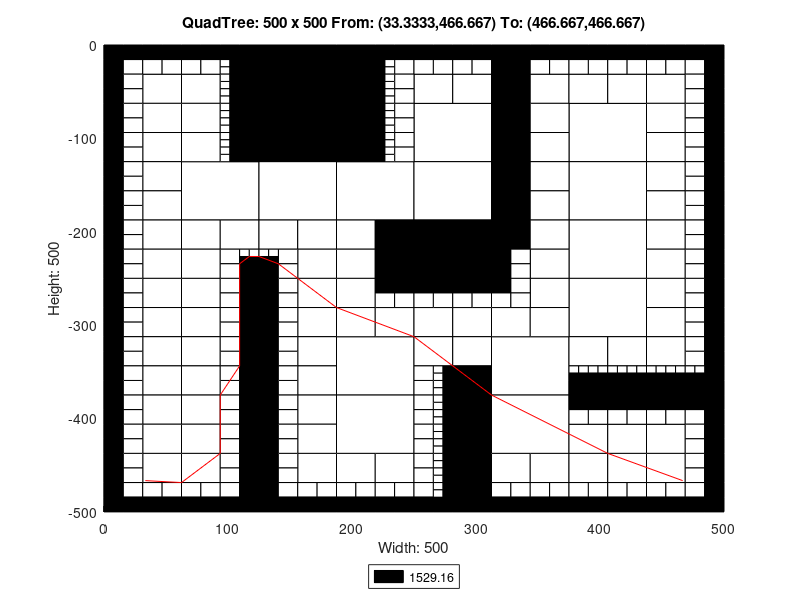

This figure's MATLAB source:
axis([0 500 -500 0]);
title('QuadTree: 500 x 500 From: (33.3333,466.667) To: (466.667,466.667)');
xlabel('Width: 500');
ylabel('Height: 500');
rectangle('Position',[125 -62.5 62.5 62.5], 'FaceColor',[0 0 0]);
rectangle('Position',[125 -125 62.5 62.5], 'FaceColor',[0 0 0]);
rectangle('Position',[62.5 -187.5 62.5 62.5], 'FaceColor',[1 1 1]);
rectangle('Position',[125 -187.5 62.5 62.5], 'FaceColor',[1 1 1]);
rectangle('Position',[187.5 -187.5 62.5 62.5], 'FaceColor',[1 1 1]);
rectangle('Position',[250 -125 62.5 62.5], 'FaceColor',[1 1 1]);
rectangle('Position',[375 -125 62.5 62.5], 'FaceColor',[1 1 1]);
rectangle('Position',[250 -187.5 62.5 62.5], 'FaceColor',[1 1 1]);
rectangle('Position',[250 -250 62.5 62.5], 'FaceColor',[0 0 0]);
rectangle('Position',[375 -187.5 62.5 62.5], 'FaceColor',[1 1 1]);
rectangle('Position',[375 -250 62.5 62.5], 'FaceColor',[1 1 1]);
rectangle('Position',[187.5 -375 62.5 62.5], 'FaceColor',[1 1 1]);
rectangle('Position',[187.5 -437.5 62.5 62.5], 'FaceColor',[1 1 1]);
rectangle('Position',[312.5 -375 62.5 62.5], 'FaceColor',[1 1 1]);
rectangle('Position',[375 -312.5 62.5 62.5], 'FaceColor',[1 1 1]);
rectangle('Position',[312.5 -437.5 62.5 62.5], 'FaceColor',[1 1 1]);
rectangle('Position',[31.25 -62.5 31.25 31.25], 'FaceColor',[1 1 1]);
rectangle('Position',[62.5 -62.5 31.25 31.25], 'FaceColor',[1 1 1]);
rectangle('Position',[31.25 -93.75 31.25 31.25], 'FaceColor',[1 1 1]);
rectangle('Position',[31.25 -125 31.25 31.25], 'FaceColor',[1 1 1]);
rectangle('Position',[62.5 -93.75 31.25 31.25], 'FaceColor',[1 1 1]);
rectangle('Position',[62.5 -125 31.25 31.25], 'FaceColor',[1 1 1]);
rectangle('Position',[187.5 -31.25 31.25 31.25], 'FaceColor',[0 0 0]);
rectangle('Position',[187.5 -62.5 31.25 31.25], 'FaceColor',[0 0 0]);
rectangle('Position',[187.5 -93.75 31.25 31.25], 'FaceColor',[0 0 0]);
rectangle('Position',[187.5 -125 31.25 31.25], 'FaceColor',[0 0 0]);
rectangle('Position',[31.25 -156.25 31.25 31.25], 'FaceColor',[1 1 1]);
rectangle('Position',[31.25 -187.5 31.25 31.25], 'FaceColor',[1 1 1]);
rectangle('Position',[31.25 -218.75 31.25 31.25], 'FaceColor',[1 1 1]);
rectangle('Position',[31.25 -250 31.25 31.25], 'FaceColor',[1 1 1]);
rectangle('Position',[62.5 -218.75 31.25 31.25], 'FaceColor',[1 1 1]);
rectangle('Position',[93.75 -218.75 31.25 31.25], 'FaceColor',[1 1 1]);
rectangle('Position',[62.5 -250 31.25 31.25], 'FaceColor',[1 1 1]);
rectangle('Position',[125 -218.75 31.25 31.25], 'FaceColor',[1 1 1]);
rectangle('Position',[156.25 -218.75 31.25 31.25], 'FaceColor',[1 1 1]);
rectangle('Position',[156.25 -250 31.25 31.25], 'FaceColor',[1 1 1]);
rectangle('Position',[187.5 -218.75 31.25 31.25], 'FaceColor',[1 1 1]);
rectangle('Position',[218.75 -218.75 31.25 31.25], 'FaceColor',[0 0 0]);
rectangle('Position',[187.5 -250 31.25 31.25], 'FaceColor',[1 1 1]);
rectangle('Position',[218.75 -250 31.25 31.25], 'FaceColor',[0 0 0]);
rectangle('Position',[250 -62.5 31.25 31.25], 'FaceColor',[1 1 1]);
rectangle('Position',[281.25 -62.5 31.25 31.25], 'FaceColor',[1 1 1]);
rectangle('Position',[312.5 -31.25 31.25 31.25], 'FaceColor',[0 0 0]);
rectangle('Position',[312.5 -62.5 31.25 31.25], 'FaceColor',[0 0 0]);
rectangle('Position',[343.75 -62.5 31.25 31.25], 'FaceColor',[1 1 1]);
rectangle('Position',[312.5 -93.75 31.25 31.25], 'FaceColor',[0 0 0]);
rectangle('Position',[343.75 -93.75 31.25 31.25], 'FaceColor',[1 1 1]);
rectangle('Position',[312.5 -125 31.25 31.25], 'FaceColor',[0 0 0]);
rectangle('Position',[343.75 -125 31.25 31.25], 'FaceColor',[1 1 1]);
rectangle('Position',[375 -62.5 31.25 31.25], 'FaceColor',[1 1 1]);
rectangle('Position',[406.25 -62.5 31.25 31.25], 'FaceColor',[1 1 1]);
rectangle('Position',[437.5 -62.5 31.25 31.25], 'FaceColor',[1 1 1]);
rectangle('Position',[437.5 -93.75 31.25 31.25], 'FaceColor',[1 1 1]);
rectangle('Position',[437.5 -125 31.25 31.25], 'FaceColor',[1 1 1]);
rectangle('Position',[312.5 -156.25 31.25 31.25], 'FaceColor',[0 0 0]);
rectangle('Position',[343.75 -156.25 31.25 31.25], 'FaceColor',[1 1 1]);
rectangle('Position',[312.5 -187.5 31.25 31.25], 'FaceColor',[0 0 0]);
rectangle('Position',[343.75 -187.5 31.25 31.25], 'FaceColor',[1 1 1]);
rectangle('Position',[312.5 -218.75 31.25 31.25], 'FaceColor',[0 0 0]);
rectangle('Position',[343.75 -218.75 31.25 31.25], 'FaceColor',[1 1 1]);
rectangle('Position',[343.75 -250 31.25 31.25], 'FaceColor',[1 1 1]);
rectangle('Position',[437.5 -156.25 31.25 31.25], 'FaceColor',[1 1 1]);
rectangle('Position',[437.5 -187.5 31.25 31.25], 'FaceColor',[1 1 1]);
rectangle('Position',[437.5 -218.75 31.25 31.25], 'FaceColor',[1 1 1]);
rectangle('Position',[437.5 -250 31.25 31.25], 'FaceColor',[1 1 1]);
rectangle('Position',[31.25 -281.25 31.25 31.25], 'FaceColor',[1 1 1]);
rectangle('Position',[31.25 -312.5 31.25 31.25], 'FaceColor',[1 1 1]);
rectangle('Position',[62.5 -281.25 31.25 31.25], 'FaceColor',[1 1 1]);
rectangle('Position',[62.5 -312.5 31.25 31.25], 'FaceColor',[1 1 1]);
rectangle('Position',[31.25 -343.75 31.25 31.25], 'FaceColor',[1 1 1]);
rectangle('Position',[31.25 -375 31.25 31.25], 'FaceColor',[1 1 1]);
rectangle('Position',[62.5 -343.75 31.25 31.25], 'FaceColor',[1 1 1]);
rectangle('Position',[62.5 -375 31.25 31.25], 'FaceColor',[1 1 1]);
rectangle('Position',[156.25 -281.25 31.25 31.25], 'FaceColor',[1 1 1]);
rectangle('Position',[156.25 -312.5 31.25 31.25], 'FaceColor',[1 1 1]);
rectangle('Position',[187.5 -281.25 31.25 31.25], 'FaceColor',[1 1 1]);
rectangle('Position',[187.5 -312.5 31.25 31.25], 'FaceColor',[1 1 1]);
rectangle('Position',[218.75 -312.5 31.25 31.25], 'FaceColor',[1 1 1]);
rectangle('Position',[156.25 -343.75 31.25 31.25], 'FaceColor',[1 1 1]);
rectangle('Position',[156.25 -375 31.25 31.25], 'FaceColor',[1 1 1]);
rectangle('Position',[31.25 -406.25 31.25 31.25], 'FaceColor',[1 1 1]);
rectangle('Position',[31.25 -437.5 31.25 31.25], 'FaceColor',[1 1 1]);
rectangle('Position',[62.5 -406.25 31.25 31.25], 'FaceColor',[1 1 1]);
rectangle('Position',[62.5 -437.5 31.25 31.25], 'FaceColor',[1 1 1]);
rectangle('Position',[31.25 -468.75 31.25 31.25], 'FaceColor',[1 1 1]);
rectangle('Position',[62.5 -468.75 31.25 31.25], 'FaceColor',[1 1 1]);
rectangle('Position',[156.25 -406.25 31.25 31.25], 'FaceColor',[1 1 1]);
rectangle('Position',[156.25 -437.5 31.25 31.25], 'FaceColor',[1 1 1]);
rectangle('Position',[156.25 -468.75 31.25 31.25], 'FaceColor',[1 1 1]);
rectangle('Position',[187.5 -468.75 31.25 31.25], 'FaceColor',[1 1 1]);
rectangle('Position',[218.75 -468.75 31.25 31.25], 'FaceColor',[1 1 1]);
rectangle('Position',[250 -312.5 31.25 31.25], 'FaceColor',[1 1 1]);
rectangle('Position',[281.25 -312.5 31.25 31.25], 'FaceColor',[1 1 1]);
rectangle('Position',[343.75 -281.25 31.25 31.25], 'FaceColor',[1 1 1]);
rectangle('Position',[312.5 -312.5 31.25 31.25], 'FaceColor',[1 1 1]);
rectangle('Position',[343.75 -312.5 31.25 31.25], 'FaceColor',[1 1 1]);
rectangle('Position',[250 -343.75 31.25 31.25], 'FaceColor',[1 1 1]);
rectangle('Position',[281.25 -343.75 31.25 31.25], 'FaceColor',[1 1 1]);
rectangle('Position',[281.25 -375 31.25 31.25], 'FaceColor',[0 0 0]);
rectangle('Position',[437.5 -281.25 31.25 31.25], 'FaceColor',[1 1 1]);
rectangle('Position',[437.5 -312.5 31.25 31.25], 'FaceColor',[1 1 1]);
rectangle('Position',[375 -343.75 31.25 31.25], 'FaceColor',[1 1 1]);
rectangle('Position',[406.25 -343.75 31.25 31.25], 'FaceColor',[1 1 1]);
rectangle('Position',[437.5 -343.75 31.25 31.25], 'FaceColor',[1 1 1]);
rectangle('Position',[281.25 -406.25 31.25 31.25], 'FaceColor',[0 0 0]);
rectangle('Position',[281.25 -437.5 31.25 31.25], 'FaceColor',[0 0 0]);
rectangle('Position',[281.25 -468.75 31.25 31.25], 'FaceColor',[0 0 0]);
rectangle('Position',[281.25 -500 31.25 31.25], 'FaceColor',[0 0 0]);
rectangle('Position',[312.5 -468.75 31.25 31.25], 'FaceColor',[1 1 1]);
rectangle('Position',[343.75 -468.75 31.25 31.25], 'FaceColor',[1 1 1]);
rectangle('Position',[375 -437.5 31.25 31.25], 'FaceColor',[1 1 1]);
rectangle('Position',[406.25 -437.5 31.25 31.25], 'FaceColor',[1 1 1]);
rectangle('Position',[437.5 -437.5 31.25 31.25], 'FaceColor',[1 1 1]);
rectangle('Position',[375 -468.75 31.25 31.25], 'FaceColor',[1 1 1]);
rectangle('Position',[406.25 -468.75 31.25 31.25], 'FaceColor',[1 1 1]);
rectangle('Position',[437.5 -468.75 31.25 31.25], 'FaceColor',[1 1 1]);
rectangle('Position',[0 -15.625 15.625 15.625], 'FaceColor',[0 0 0]);
rectangle('Position',[15.625 -15.625 15.625 15.625], 'FaceColor',[0 0 0]);
rectangle('Position',[0 -31.25 15.625 15.625], 'FaceColor',[0 0 0]);
rectangle('Position',[15.625 -31.25 15.625 15.625], 'FaceColor',[1 1 1]);
rectangle('Position',[31.25 -15.625 15.625 15.625], 'FaceColor',[0 0 0]);
rectangle('Position',[46.875 -15.625 15.625 15.625], 'FaceColor',[0 0 0]);
rectangle('Position',[31.25 -31.25 15.625 15.625], 'FaceColor',[1 1 1]);
rectangle('Position',[46.875 -31.25 15.625 15.625], 'FaceColor',[1 1 1]);
rectangle('Position',[0 -46.875 15.625 15.625], 'FaceColor',[0 0 0]);
rectangle('Position',[15.625 -46.875 15.625 15.625], 'FaceColor',[1 1 1]);
rectangle('Position',[0 -62.5 15.625 15.625], 'FaceColor',[0 0 0]);
rectangle('Position',[15.625 -62.5 15.625 15.625], 'FaceColor',[1 1 1]);
rectangle('Position',[62.5 -15.625 15.625 15.625], 'FaceColor',[0 0 0]);
rectangle('Position',[78.125 -15.625 15.625 15.625], 'FaceColor',[0 0 0]);
rectangle('Position',[62.5 -31.25 15.625 15.625], 'FaceColor',[1 1 1]);
rectangle('Position',[78.125 -31.25 15.625 15.625], 'FaceColor',[1 1 1]);
rectangle('Position',[93.75 -15.625 15.625 15.625], 'FaceColor',[0 0 0]);
rectangle('Position',[109.375 -15.625 15.625 15.625], 'FaceColor',[0 0 0]);
rectangle('Position',[109.375 -31.25 15.625 15.625], 'FaceColor',[0 0 0]);
rectangle('Position',[109.375 -46.875 15.625 15.625], 'FaceColor',[0 0 0]);
rectangle('Position',[109.375 -62.5 15.625 15.625], 'FaceColor',[0 0 0]);
rectangle('Position',[0 -78.125 15.625 15.625], 'FaceColor',[0 0 0]);
rectangle('Position',[15.625 -78.125 15.625 15.625], 'FaceColor',[1 1 1]);
rectangle('Position',[0 -93.75 15.625 15.625], 'FaceColor',[0 0 0]);
rectangle('Position',[15.625 -93.75 15.625 15.625], 'FaceColor',[1 1 1]);
rectangle('Position',[0 -109.375 15.625 15.625], 'FaceColor',[0 0 0]);
rectangle('Position',[15.625 -109.375 15.625 15.625], 'FaceColor',[1 1 1]);
rectangle('Position',[0 -125 15.625 15.625], 'FaceColor',[0 0 0]);
rectangle('Position',[15.625 -125 15.625 15.625], 'FaceColor',[1 1 1]);
rectangle('Position',[109.375 -78.125 15.625 15.625], 'FaceColor',[0 0 0]);
rectangle('Position',[109.375 -93.75 15.625 15.625], 'FaceColor',[0 0 0]);
rectangle('Position',[109.375 -109.375 15.625 15.625], 'FaceColor',[0 0 0]);
rectangle('Position',[109.375 -125 15.625 15.625], 'FaceColor',[0 0 0]);
rectangle('Position',[218.75 -15.625 15.625 15.625], 'FaceColor',[0 0 0]);
rectangle('Position',[234.375 -15.625 15.625 15.625], 'FaceColor',[0 0 0]);
rectangle('Position',[234.375 -31.25 15.625 15.625], 'FaceColor',[1 1 1]);
rectangle('Position',[234.375 -46.875 15.625 15.625], 'FaceColor',[1 1 1]);
rectangle('Position',[234.375 -62.5 15.625 15.625], 'FaceColor',[1 1 1]);
rectangle('Position',[234.375 -78.125 15.625 15.625], 'FaceColor',[1 1 1]);
rectangle('Position',[234.375 -93.75 15.625 15.625], 'FaceColor',[1 1 1]);
rectangle('Position',[234.375 -109.375 15.625 15.625], 'FaceColor',[1 1 1]);
rectangle('Position',[234.375 -125 15.625 15.625], 'FaceColor',[1 1 1]);
rectangle('Position',[0 -140.625 15.625 15.625], 'FaceColor',[0 0 0]);
rectangle('Position',[15.625 -140.625 15.625 15.625], 'FaceColor',[1 1 1]);
rectangle('Position',[0 -156.25 15.625 15.625], 'FaceColor',[0 0 0]);
rectangle('Position',[15.625 -156.25 15.625 15.625], 'FaceColor',[1 1 1]);
rectangle('Position',[0 -171.875 15.625 15.625], 'FaceColor',[0 0 0]);
rectangle('Position',[15.625 -171.875 15.625 15.625], 'FaceColor',[1 1 1]);
rectangle('Position',[0 -187.5 15.625 15.625], 'FaceColor',[0 0 0]);
rectangle('Position',[15.625 -187.5 15.625 15.625], 'FaceColor',[1 1 1]);
rectangle('Position',[0 -203.125 15.625 15.625], 'FaceColor',[0 0 0]);
rectangle('Position',[15.625 -203.125 15.625 15.625], 'FaceColor',[1 1 1]);
rectangle('Position',[0 -218.75 15.625 15.625], 'FaceColor',[0 0 0]);
rectangle('Position',[15.625 -218.75 15.625 15.625], 'FaceColor',[1 1 1]);
rectangle('Position',[0 -234.375 15.625 15.625], 'FaceColor',[0 0 0]);
rectangle('Position',[15.625 -234.375 15.625 15.625], 'FaceColor',[1 1 1]);
rectangle('Position',[0 -250 15.625 15.625], 'FaceColor',[0 0 0]);
rectangle('Position',[15.625 -250 15.625 15.625], 'FaceColor',[1 1 1]);
rectangle('Position',[93.75 -234.375 15.625 15.625], 'FaceColor',[1 1 1]);
rectangle('Position',[93.75 -250 15.625 15.625], 'FaceColor',[1 1 1]);
rectangle('Position',[109.375 -250 15.625 15.625], 'FaceColor',[0 0 0]);
rectangle('Position',[140.625 -234.375 15.625 15.625], 'FaceColor',[1 1 1]);
rectangle('Position',[125 -250 15.625 15.625], 'FaceColor',[0 0 0]);
rectangle('Position',[140.625 -250 15.625 15.625], 'FaceColor',[1 1 1]);
rectangle('Position',[250 -15.625 15.625 15.625], 'FaceColor',[0 0 0]);
rectangle('Position',[265.625 -15.625 15.625 15.625], 'FaceColor',[0 0 0]);
rectangle('Position',[250 -31.25 15.625 15.625], 'FaceColor',[1 1 1]);
rectangle('Position',[265.625 -31.25 15.625 15.625], 'FaceColor',[1 1 1]);
rectangle('Position',[281.25 -15.625 15.625 15.625], 'FaceColor',[0 0 0]);
rectangle('Position',[296.875 -15.625 15.625 15.625], 'FaceColor',[0 0 0]);
rectangle('Position',[281.25 -31.25 15.625 15.625], 'FaceColor',[1 1 1]);
rectangle('Position',[296.875 -31.25 15.625 15.625], 'FaceColor',[1 1 1]);
rectangle('Position',[343.75 -15.625 15.625 15.625], 'FaceColor',[0 0 0]);
rectangle('Position',[359.375 -15.625 15.625 15.625], 'FaceColor',[0 0 0]);
rectangle('Position',[343.75 -31.25 15.625 15.625], 'FaceColor',[1 1 1]);
rectangle('Position',[359.375 -31.25 15.625 15.625], 'FaceColor',[1 1 1]);
rectangle('Position',[375 -15.625 15.625 15.625], 'FaceColor',[0 0 0]);
rectangle('Position',[390.625 -15.625 15.625 15.625], 'FaceColor',[0 0 0]);
rectangle('Position',[375 -31.25 15.625 15.625], 'FaceColor',[1 1 1]);
rectangle('Position',[390.625 -31.25 15.625 15.625], 'FaceColor',[1 1 1]);
rectangle('Position',[406.25 -15.625 15.625 15.625], 'FaceColor',[0 0 0]);
rectangle('Position',[421.875 -15.625 15.625 15.625], 'FaceColor',[0 0 0]);
rectangle('Position',[406.25 -31.25 15.625 15.625], 'FaceColor',[1 1 1]);
rectangle('Position',[421.875 -31.25 15.625 15.625], 'FaceColor',[1 1 1]);
rectangle('Position',[437.5 -15.625 15.625 15.625], 'FaceColor',[0 0 0]);
rectangle('Position',[453.125 -15.625 15.625 15.625], 'FaceColor',[0 0 0]);
rectangle('Position',[437.5 -31.25 15.625 15.625], 'FaceColor',[1 1 1]);
rectangle('Position',[453.125 -31.25 15.625 15.625], 'FaceColor',[1 1 1]);
rectangle('Position',[468.75 -15.625 15.625 15.625], 'FaceColor',[0 0 0]);
rectangle('Position',[484.375 -15.625 15.625 15.625], 'FaceColor',[0 0 0]);
rectangle('Position',[468.75 -31.25 15.625 15.625], 'FaceColor',[1 1 1]);
rectangle('Position',[484.375 -31.25 15.625 15.625], 'FaceColor',[0 0 0]);
rectangle('Position',[468.75 -46.875 15.625 15.625], 'FaceColor',[1 1 1]);
rectangle('Position',[484.375 -46.875 15.625 15.625], 'FaceColor',[0 0 0]);
rectangle('Position',[468.75 -62.5 15.625 15.625], 'FaceColor',[1 1 1]);
rectangle('Position',[484.375 -62.5 15.625 15.625], 'FaceColor',[0 0 0]);
rectangle('Position',[468.75 -78.125 15.625 15.625], 'FaceColor',[1 1 1]);
rectangle('Position',[484.375 -78.125 15.625 15.625], 'FaceColor',[0 0 0]);
rectangle('Position',[468.75 -93.75 15.625 15.625], 'FaceColor',[1 1 1]);
rectangle('Position',[484.375 -93.75 15.625 15.625], 'FaceColor',[0 0 0]);
rectangle('Position',[468.75 -109.375 15.625 15.625], 'FaceColor',[1 1 1]);
rectangle('Position',[484.375 -109.375 15.625 15.625], 'FaceColor',[0 0 0]);
rectangle('Position',[468.75 -125 15.625 15.625], 'FaceColor',[1 1 1]);
rectangle('Position',[484.375 -125 15.625 15.625], 'FaceColor',[0 0 0]);
rectangle('Position',[312.5 -234.375 15.625 15.625], 'FaceColor',[0 0 0]);
rectangle('Position',[328.125 -234.375 15.625 15.625], 'FaceColor',[1 1 1]);
rectangle('Position',[312.5 -250 15.625 15.625], 'FaceColor',[0 0 0]);
rectangle('Position',[328.125 -250 15.625 15.625], 'FaceColor',[1 1 1]);
rectangle('Position',[468.75 -140.625 15.625 15.625], 'FaceColor',[1 1 1]);
rectangle('Position',[484.375 -140.625 15.625 15.625], 'FaceColor',[0 0 0]);
rectangle('Position',[468.75 -156.25 15.625 15.625], 'FaceColor',[1 1 1]);
rectangle('Position',[484.375 -156.25 15.625 15.625], 'FaceColor',[0 0 0]);
rectangle('Position',[468.75 -171.875 15.625 15.625], 'FaceColor',[1 1 1]);
rectangle('Position',[484.375 -171.875 15.625 15.625], 'FaceColor',[0 0 0]);
rectangle('Position',[468.75 -187.5 15.625 15.625], 'FaceColor',[1 1 1]);
rectangle('Position',[484.375 -187.5 15.625 15.625], 'FaceColor',[0 0 0]);
rectangle('Position',[468.75 -203.125 15.625 15.625], 'FaceColor',[1 1 1]);
rectangle('Position',[484.375 -203.125 15.625 15.625], 'FaceColor',[0 0 0]);
rectangle('Position',[468.75 -218.75 15.625 15.625], 'FaceColor',[1 1 1]);
rectangle('Position',[484.375 -218.75 15.625 15.625], 'FaceColor',[0 0 0]);
rectangle('Position',[468.75 -234.375 15.625 15.625], 'FaceColor',[1 1 1]);
rectangle('Position',[484.375 -234.375 15.625 15.625], 'FaceColor',[0 0 0]);
rectangle('Position',[468.75 -250 15.625 15.625], 'FaceColor',[1 1 1]);
rectangle('Position',[484.375 -250 15.625 15.625], 'FaceColor',[0 0 0]);
rectangle('Position',[0 -265.625 15.625 15.625], 'FaceColor',[0 0 0]);
rectangle('Position',[15.625 -265.625 15.625 15.625], 'FaceColor',[1 1 1]);
rectangle('Position',[0 -281.25 15.625 15.625], 'FaceColor',[0 0 0]);
rectangle('Position',[15.625 -281.25 15.625 15.625], 'FaceColor',[1 1 1]);
rectangle('Position',[0 -296.875 15.625 15.625], 'FaceColor',[0 0 0]);
rectangle('Position',[15.625 -296.875 15.625 15.625], 'FaceColor',[1 1 1]);
rectangle('Position',[0 -312.5 15.625 15.625], 'FaceColor',[0 0 0]);
rectangle('Position',[15.625 -312.5 15.625 15.625], 'FaceColor',[1 1 1]);
rectangle('Position',[93.75 -265.625 15.625 15.625], 'FaceColor',[1 1 1]);
rectangle('Position',[109.375 -265.625 15.625 15.625], 'FaceColor',[0 0 0]);
rectangle('Position',[93.75 -281.25 15.625 15.625], 'FaceColor',[1 1 1]);
rectangle('Position',[109.375 -281.25 15.625 15.625], 'FaceColor',[0 0 0]);
rectangle('Position',[93.75 -296.875 15.625 15.625], 'FaceColor',[1 1 1]);
rectangle('Position',[109.375 -296.875 15.625 15.625], 'FaceColor',[0 0 0]);
rectangle('Position',[93.75 -312.5 15.625 15.625], 'FaceColor',[1 1 1]);
rectangle('Position',[109.375 -312.5 15.625 15.625], 'FaceColor',[0 0 0]);
rectangle('Position',[0 -328.125 15.625 15.625], 'FaceColor',[0 0 0]);
rectangle('Position',[15.625 -328.125 15.625 15.625], 'FaceColor',[1 1 1]);
rectangle('Position',[0 -343.75 15.625 15.625], 'FaceColor',[0 0 0]);
rectangle('Position',[15.625 -343.75 15.625 15.625], 'FaceColor',[1 1 1]);
rectangle('Position',[0 -359.375 15.625 15.625], 'FaceColor',[0 0 0]);
rectangle('Position',[15.625 -359.375 15.625 15.625], 'FaceColor',[1 1 1]);
rectangle('Position',[0 -375 15.625 15.625], 'FaceColor',[0 0 0]);
rectangle('Position',[15.625 -375 15.625 15.625], 'FaceColor',[1 1 1]);
rectangle('Position',[93.75 -328.125 15.625 15.625], 'FaceColor',[1 1 1]);
rectangle('Position',[109.375 -328.125 15.625 15.625], 'FaceColor',[0 0 0]);
rectangle('Position',[93.75 -343.75 15.625 15.625], 'FaceColor',[1 1 1]);
rectangle('Position',[109.375 -343.75 15.625 15.625], 'FaceColor',[0 0 0]);
rectangle('Position',[93.75 -359.375 15.625 15.625], 'FaceColor',[1 1 1]);
rectangle('Position',[109.375 -359.375 15.625 15.625], 'FaceColor',[0 0 0]);
rectangle('Position',[93.75 -375 15.625 15.625], 'FaceColor',[1 1 1]);
rectangle('Position',[109.375 -375 15.625 15.625], 'FaceColor',[0 0 0]);
rectangle('Position',[125 -265.625 15.625 15.625], 'FaceColor',[0 0 0]);
rectangle('Position',[140.625 -265.625 15.625 15.625], 'FaceColor',[1 1 1]);
rectangle('Position',[125 -281.25 15.625 15.625], 'FaceColor',[0 0 0]);
rectangle('Position',[140.625 -281.25 15.625 15.625], 'FaceColor',[1 1 1]);
rectangle('Position',[125 -296.875 15.625 15.625], 'FaceColor',[0 0 0]);
rectangle('Position',[140.625 -296.875 15.625 15.625], 'FaceColor',[1 1 1]);
rectangle('Position',[125 -312.5 15.625 15.625], 'FaceColor',[0 0 0]);
rectangle('Position',[140.625 -312.5 15.625 15.625], 'FaceColor',[1 1 1]);
rectangle('Position',[218.75 -265.625 15.625 15.625], 'FaceColor',[0 0 0]);
rectangle('Position',[234.375 -265.625 15.625 15.625], 'FaceColor',[0 0 0]);
rectangle('Position',[218.75 -281.25 15.625 15.625], 'FaceColor',[1 1 1]);
rectangle('Position',[234.375 -281.25 15.625 15.625], 'FaceColor',[1 1 1]);
rectangle('Position',[125 -328.125 15.625 15.625], 'FaceColor',[0 0 0]);
rectangle('Position',[140.625 -328.125 15.625 15.625], 'FaceColor',[1 1 1]);
rectangle('Position',[125 -343.75 15.625 15.625], 'FaceColor',[0 0 0]);
rectangle('Position',[140.625 -343.75 15.625 15.625], 'FaceColor',[1 1 1]);
rectangle('Position',[125 -359.375 15.625 15.625], 'FaceColor',[0 0 0]);
rectangle('Position',[140.625 -359.375 15.625 15.625], 'FaceColor',[1 1 1]);
rectangle('Position',[125 -375 15.625 15.625], 'FaceColor',[0 0 0]);
rectangle('Position',[140.625 -375 15.625 15.625], 'FaceColor',[1 1 1]);
rectangle('Position',[0 -390.625 15.625 15.625], 'FaceColor',[0 0 0]);
rectangle('Position',[15.625 -390.625 15.625 15.625], 'FaceColor',[1 1 1]);
rectangle('Position',[0 -406.25 15.625 15.625], 'FaceColor',[0 0 0]);
rectangle('Position',[15.625 -406.25 15.625 15.625], 'FaceColor',[1 1 1]);
rectangle('Position',[0 -421.875 15.625 15.625], 'FaceColor',[0 0 0]);
rectangle('Position',[15.625 -421.875 15.625 15.625], 'FaceColor',[1 1 1]);
rectangle('Position',[0 -437.5 15.625 15.625], 'FaceColor',[0 0 0]);
rectangle('Position',[15.625 -437.5 15.625 15.625], 'FaceColor',[1 1 1]);
rectangle('Position',[93.75 -390.625 15.625 15.625], 'FaceColor',[1 1 1]);
rectangle('Position',[109.375 -390.625 15.625 15.625], 'FaceColor',[0 0 0]);
rectangle('Position',[93.75 -406.25 15.625 15.625], 'FaceColor',[1 1 1]);
rectangle('Position',[109.375 -406.25 15.625 15.625], 'FaceColor',[0 0 0]);
rectangle('Position',[93.75 -421.875 15.625 15.625], 'FaceColor',[1 1 1]);
rectangle('Position',[109.375 -421.875 15.625 15.625], 'FaceColor',[0 0 0]);
rectangle('Position',[93.75 -437.5 15.625 15.625], 'FaceColor',[1 1 1]);
rectangle('Position',[109.375 -437.5 15.625 15.625], 'FaceColor',[0 0 0]);
rectangle('Position',[0 -453.125 15.625 15.625], 'FaceColor',[0 0 0]);
rectangle('Position',[15.625 -453.125 15.625 15.625], 'FaceColor',[1 1 1]);
rectangle('Position',[0 -468.75 15.625 15.625], 'FaceColor',[0 0 0]);
rectangle('Position',[15.625 -468.75 15.625 15.625], 'FaceColor',[1 1 1]);
rectangle('Position',[0 -484.375 15.625 15.625], 'FaceColor',[0 0 0]);
rectangle('Position',[15.625 -484.375 15.625 15.625], 'FaceColor',[1 1 1]);
rectangle('Position',[0 -500 15.625 15.625], 'FaceColor',[0 0 0]);
rectangle('Position',[15.625 -500 15.625 15.625], 'FaceColor',[0 0 0]);
rectangle('Position',[31.25 -484.375 15.625 15.625], 'FaceColor',[1 1 1]);
rectangle('Position',[46.875 -484.375 15.625 15.625], 'FaceColor',[1 1 1]);
rectangle('Position',[31.25 -500 15.625 15.625], 'FaceColor',[0 0 0]);
rectangle('Position',[46.875 -500 15.625 15.625], 'FaceColor',[0 0 0]);
rectangle('Position',[93.75 -453.125 15.625 15.625], 'FaceColor',[1 1 1]);
rectangle('Position',[109.375 -453.125 15.625 15.625], 'FaceColor',[0 0 0]);
rectangle('Position',[93.75 -468.75 15.625 15.625], 'FaceColor',[1 1 1]);
rectangle('Position',[109.375 -468.75 15.625 15.625], 'FaceColor',[0 0 0]);
rectangle('Position',[62.5 -484.375 15.625 15.625], 'FaceColor',[1 1 1]);
rectangle('Position',[78.125 -484.375 15.625 15.625], 'FaceColor',[1 1 1]);
rectangle('Position',[62.5 -500 15.625 15.625], 'FaceColor',[0 0 0]);
rectangle('Position',[78.125 -500 15.625 15.625], 'FaceColor',[0 0 0]);
rectangle('Position',[93.75 -484.375 15.625 15.625], 'FaceColor',[1 1 1]);
rectangle('Position',[109.375 -484.375 15.625 15.625], 'FaceColor',[0 0 0]);
rectangle('Position',[93.75 -500 15.625 15.625], 'FaceColor',[0 0 0]);
rectangle('Position',[109.375 -500 15.625 15.625], 'FaceColor',[0 0 0]);
rectangle('Position',[125 -390.625 15.625 15.625], 'FaceColor',[0 0 0]);
rectangle('Position',[140.625 -390.625 15.625 15.625], 'FaceColor',[1 1 1]);
rectangle('Position',[125 -406.25 15.625 15.625], 'FaceColor',[0 0 0]);
rectangle('Position',[140.625 -406.25 15.625 15.625], 'FaceColor',[1 1 1]);
rectangle('Position',[125 -421.875 15.625 15.625], 'FaceColor',[0 0 0]);
rectangle('Position',[140.625 -421.875 15.625 15.625], 'FaceColor',[1 1 1]);
rectangle('Position',[125 -437.5 15.625 15.625], 'FaceColor',[0 0 0]);
rectangle('Position',[140.625 -437.5 15.625 15.625], 'FaceColor',[1 1 1]);
rectangle('Position',[125 -453.125 15.625 15.625], 'FaceColor',[0 0 0]);
rectangle('Position',[140.625 -453.125 15.625 15.625], 'FaceColor',[1 1 1]);
rectangle('Position',[125 -468.75 15.625 15.625], 'FaceColor',[0 0 0]);
rectangle('Position',[140.625 -468.75 15.625 15.625], 'FaceColor',[1 1 1]);
rectangle('Position',[125 -484.375 15.625 15.625], 'FaceColor',[0 0 0]);
rectangle('Position',[140.625 -484.375 15.625 15.625], 'FaceColor',[1 1 1]);
rectangle('Position',[125 -500 15.625 15.625], 'FaceColor',[0 0 0]);
rectangle('Position',[140.625 -500 15.625 15.625], 'FaceColor',[0 0 0]);
rectangle('Position',[156.25 -484.375 15.625 15.625], 'FaceColor',[1 1 1]);
rectangle('Position',[171.875 -484.375 15.625 15.625], 'FaceColor',[1 1 1]);
rectangle('Position',[156.25 -500 15.625 15.625], 'FaceColor',[0 0 0]);
rectangle('Position',[171.875 -500 15.625 15.625], 'FaceColor',[0 0 0]);
rectangle('Position',[187.5 -484.375 15.625 15.625], 'FaceColor',[1 1 1]);
rectangle('Position',[203.125 -484.375 15.625 15.625], 'FaceColor',[1 1 1]);
rectangle('Position',[187.5 -500 15.625 15.625], 'FaceColor',[0 0 0]);
rectangle('Position',[203.125 -500 15.625 15.625], 'FaceColor',[0 0 0]);
rectangle('Position',[218.75 -484.375 15.625 15.625], 'FaceColor',[1 1 1]);
rectangle('Position',[234.375 -484.375 15.625 15.625], 'FaceColor',[1 1 1]);
rectangle('Position',[218.75 -500 15.625 15.625], 'FaceColor',[0 0 0]);
rectangle('Position',[234.375 -500 15.625 15.625], 'FaceColor',[0 0 0]);
rectangle('Position',[250 -265.625 15.625 15.625], 'FaceColor',[0 0 0]);
rectangle('Position',[265.625 -265.625 15.625 15.625], 'FaceColor',[0 0 0]);
rectangle('Position',[250 -281.25 15.625 15.625], 'FaceColor',[1 1 1]);
rectangle('Position',[265.625 -281.25 15.625 15.625], 'FaceColor',[1 1 1]);
rectangle('Position',[281.25 -265.625 15.625 15.625], 'FaceColor',[0 0 0]);
rectangle('Position',[296.875 -265.625 15.625 15.625], 'FaceColor',[0 0 0]);
rectangle('Position',[281.25 -281.25 15.625 15.625], 'FaceColor',[1 1 1]);
rectangle('Position',[296.875 -281.25 15.625 15.625], 'FaceColor',[1 1 1]);
rectangle('Position',[312.5 -265.625 15.625 15.625], 'FaceColor',[0 0 0]);
rectangle('Position',[328.125 -265.625 15.625 15.625], 'FaceColor',[1 1 1]);
rectangle('Position',[312.5 -281.25 15.625 15.625], 'FaceColor',[1 1 1]);
rectangle('Position',[328.125 -281.25 15.625 15.625], 'FaceColor',[1 1 1]);
rectangle('Position',[250 -359.375 15.625 15.625], 'FaceColor',[1 1 1]);
rectangle('Position',[250 -375 15.625 15.625], 'FaceColor',[1 1 1]);
rectangle('Position',[468.75 -265.625 15.625 15.625], 'FaceColor',[1 1 1]);
rectangle('Position',[484.375 -265.625 15.625 15.625], 'FaceColor',[0 0 0]);
rectangle('Position',[468.75 -281.25 15.625 15.625], 'FaceColor',[1 1 1]);
rectangle('Position',[484.375 -281.25 15.625 15.625], 'FaceColor',[0 0 0]);
rectangle('Position',[468.75 -296.875 15.625 15.625], 'FaceColor',[1 1 1]);
rectangle('Position',[484.375 -296.875 15.625 15.625], 'FaceColor',[0 0 0]);
rectangle('Position',[468.75 -312.5 15.625 15.625], 'FaceColor',[1 1 1]);
rectangle('Position',[484.375 -312.5 15.625 15.625], 'FaceColor',[0 0 0]);
rectangle('Position',[375 -375 15.625 15.625], 'FaceColor',[0 0 0]);
rectangle('Position',[390.625 -375 15.625 15.625], 'FaceColor',[0 0 0]);
rectangle('Position',[406.25 -375 15.625 15.625], 'FaceColor',[0 0 0]);
rectangle('Position',[421.875 -375 15.625 15.625], 'FaceColor',[0 0 0]);
rectangle('Position',[468.75 -328.125 15.625 15.625], 'FaceColor',[1 1 1]);
rectangle('Position',[484.375 -328.125 15.625 15.625], 'FaceColor',[0 0 0]);
rectangle('Position',[468.75 -343.75 15.625 15.625], 'FaceColor',[1 1 1]);
rectangle('Position',[484.375 -343.75 15.625 15.625], 'FaceColor',[0 0 0]);
rectangle('Position',[437.5 -375 15.625 15.625], 'FaceColor',[0 0 0]);
rectangle('Position',[453.125 -375 15.625 15.625], 'FaceColor',[0 0 0]);
rectangle('Position',[484.375 -359.375 15.625 15.625], 'FaceColor',[0 0 0]);
rectangle('Position',[468.75 -375 15.625 15.625], 'FaceColor',[0 0 0]);
rectangle('Position',[484.375 -375 15.625 15.625], 'FaceColor',[0 0 0]);
rectangle('Position',[250 -390.625 15.625 15.625], 'FaceColor',[1 1 1]);
rectangle('Position',[250 -406.25 15.625 15.625], 'FaceColor',[1 1 1]);
rectangle('Position',[250 -421.875 15.625 15.625], 'FaceColor',[1 1 1]);
rectangle('Position',[250 -437.5 15.625 15.625], 'FaceColor',[1 1 1]);
rectangle('Position',[250 -453.125 15.625 15.625], 'FaceColor',[1 1 1]);
rectangle('Position',[250 -468.75 15.625 15.625], 'FaceColor',[1 1 1]);
rectangle('Position',[250 -484.375 15.625 15.625], 'FaceColor',[1 1 1]);
rectangle('Position',[250 -500 15.625 15.625], 'FaceColor',[0 0 0]);
rectangle('Position',[265.625 -500 15.625 15.625], 'FaceColor',[0 0 0]);
rectangle('Position',[312.5 -484.375 15.625 15.625], 'FaceColor',[1 1 1]);
rectangle('Position',[328.125 -484.375 15.625 15.625], 'FaceColor',[1 1 1]);
rectangle('Position',[312.5 -500 15.625 15.625], 'FaceColor',[0 0 0]);
rectangle('Position',[328.125 -500 15.625 15.625], 'FaceColor',[0 0 0]);
rectangle('Position',[343.75 -484.375 15.625 15.625], 'FaceColor',[1 1 1]);
rectangle('Position',[359.375 -484.375 15.625 15.625], 'FaceColor',[1 1 1]);
rectangle('Position',[343.75 -500 15.625 15.625], 'FaceColor',[0 0 0]);
rectangle('Position',[359.375 -500 15.625 15.625], 'FaceColor',[0 0 0]);
rectangle('Position',[375 -390.625 15.625 15.625], 'FaceColor',[0 0 0]);
rectangle('Position',[390.625 -390.625 15.625 15.625], 'FaceColor',[0 0 0]);
rectangle('Position',[375 -406.25 15.625 15.625], 'FaceColor',[1 1 1]);
rectangle('Position',[390.625 -406.25 15.625 15.625], 'FaceColor',[1 1 1]);
rectangle('Position',[406.25 -390.625 15.625 15.625], 'FaceColor',[0 0 0]);
rectangle('Position',[421.875 -390.625 15.625 15.625], 'FaceColor',[0 0 0]);
rectangle('Position',[406.25 -406.25 15.625 15.625], 'FaceColor',[1 1 1]);
rectangle('Position',[421.875 -406.25 15.625 15.625], 'FaceColor',[1 1 1]);
rectangle('Position',[437.5 -390.625 15.625 15.625], 'FaceColor',[0 0 0]);
rectangle('Position',[453.125 -390.625 15.625 15.625], 'FaceColor',[0 0 0]);
rectangle('Position',[437.5 -406.25 15.625 15.625], 'FaceColor',[1 1 1]);
rectangle('Position',[453.125 -406.25 15.625 15.625], 'FaceColor',[1 1 1]);
rectangle('Position',[468.75 -390.625 15.625 15.625], 'FaceColor',[0 0 0]);
rectangle('Position',[484.375 -390.625 15.625 15.625], 'FaceColor',[0 0 0]);
rectangle('Position',[468.75 -406.25 15.625 15.625], 'FaceColor',[1 1 1]);
rectangle('Position',[484.375 -406.25 15.625 15.625], 'FaceColor',[0 0 0]);
rectangle('Position',[468.75 -421.875 15.625 15.625], 'FaceColor',[1 1 1]);
rectangle('Position',[484.375 -421.875 15.625 15.625], 'FaceColor',[0 0 0]);
rectangle('Position',[468.75 -437.5 15.625 15.625], 'FaceColor',[1 1 1]);
rectangle('Position',[484.375 -437.5 15.625 15.625], 'FaceColor',[0 0 0]);
rectangle('Position',[375 -484.375 15.625 15.625], 'FaceColor',[1 1 1]);
rectangle('Position',[390.625 -484.375 15.625 15.625], 'FaceColor',[1 1 1]);
rectangle('Position',[375 -500 15.625 15.625], 'FaceColor',[0 0 0]);
rectangle('Position',[390.625 -500 15.625 15.625], 'FaceColor',[0 0 0]);
rectangle('Position',[406.25 -484.375 15.625 15.625], 'FaceColor',[1 1 1]);
rectangle('Position',[421.875 -484.375 15.625 15.625], 'FaceColor',[1 1 1]);
rectangle('Position',[406.25 -500 15.625 15.625], 'FaceColor',[0 0 0]);
rectangle('Position',[421.875 -500 15.625 15.625], 'FaceColor',[0 0 0]);
rectangle('Position',[468.75 -453.125 15.625 15.625], 'FaceColor',[1 1 1]);
rectangle('Position',[484.375 -453.125 15.625 15.625], 'FaceColor',[0 0 0]);
rectangle('Position',[468.75 -468.75 15.625 15.625], 'FaceColor',[1 1 1]);
rectangle('Position',[484.375 -468.75 15.625 15.625], 'FaceColor',[0 0 0]);
rectangle('Position',[437.5 -484.375 15.625 15.625], 'FaceColor',[1 1 1]);
rectangle('Position',[453.125 -484.375 15.625 15.625], 'FaceColor',[1 1 1]);
rectangle('Position',[437.5 -500 15.625 15.625], 'FaceColor',[0 0 0]);
rectangle('Position',[453.125 -500 15.625 15.625], 'FaceColor',[0 0 0]);
rectangle('Position',[468.75 -484.375 15.625 15.625], 'FaceColor',[1 1 1]);
rectangle('Position',[484.375 -484.375 15.625 15.625], 'FaceColor',[0 0 0]);
rectangle('Position',[468.75 -500 15.625 15.625], 'FaceColor',[0 0 0]);
rectangle('Position',[484.375 -500 15.625 15.625], 'FaceColor',[0 0 0]);
rectangle('Position',[93.75 -23.4375 7.8125 7.8125], 'FaceColor',[1 1 1]);
rectangle('Position',[101.562 -23.4375 7.8125 7.8125], 'FaceColor',[0 0 0]);
rectangle('Position',[93.75 -31.25 7.8125 7.8125], 'FaceColor',[1 1 1]);
rectangle('Position',[101.562 -31.25 7.8125 7.8125], 'FaceColor',[0 0 0]);
rectangle('Position',[93.75 -39.0625 7.8125 7.8125], 'FaceColor',[1 1 1]);
rectangle('Position',[101.562 -39.0625 7.8125 7.8125], 'FaceColor',[0 0 0]);
rectangle('Position',[93.75 -46.875 7.8125 7.8125], 'FaceColor',[1 1 1]);
rectangle('Position',[101.562 -46.875 7.8125 7.8125], 'FaceColor',[0 0 0]);
rectangle('Position',[93.75 -54.6875 7.8125 7.8125], 'FaceColor',[1 1 1]);
rectangle('Position',[101.562 -54.6875 7.8125 7.8125], 'FaceColor',[0 0 0]);
rectangle('Position',[93.75 -62.5 7.8125 7.8125], 'FaceColor',[1 1 1]);
rectangle('Position',[101.562 -62.5 7.8125 7.8125], 'FaceColor',[0 0 0]);
rectangle('Position',[93.75 -70.3125 7.8125 7.8125], 'FaceColor',[1 1 1]);
rectangle('Position',[101.562 -70.3125 7.8125 7.8125], 'FaceColor',[0 0 0]);
rectangle('Position',[93.75 -78.125 7.8125 7.8125], 'FaceColor',[1 1 1]);
rectangle('Position',[101.562 -78.125 7.8125 7.8125], 'FaceColor',[0 0 0]);
rectangle('Position',[93.75 -85.9375 7.8125 7.8125], 'FaceColor',[1 1 1]);
rectangle('Position',[101.562 -85.9375 7.8125 7.8125], 'FaceColor',[0 0 0]);
rectangle('Position',[93.75 -93.75 7.8125 7.8125], 'FaceColor',[1 1 1]);
rectangle('Position',[101.562 -93.75 7.8125 7.8125], 'FaceColor',[0 0 0]);
rectangle('Position',[93.75 -101.562 7.8125 7.8125], 'FaceColor',[1 1 1]);
rectangle('Position',[101.562 -101.562 7.8125 7.8125], 'FaceColor',[0 0 0]);
rectangle('Position',[93.75 -109.375 7.8125 7.8125], 'FaceColor',[1 1 1]);
rectangle('Position',[101.562 -109.375 7.8125 7.8125], 'FaceColor',[0 0 0]);
rectangle('Position',[93.75 -117.188 7.8125 7.8125], 'FaceColor',[1 1 1]);
rectangle('Position',[101.562 -117.188 7.8125 7.8125], 'FaceColor',[0 0 0]);
rectangle('Position',[93.75 -125 7.8125 7.8125], 'FaceColor',[1 1 1]);
rectangle('Position',[101.562 -125 7.8125 7.8125], 'FaceColor',[0 0 0]);
rectangle('Position',[218.75 -23.4375 7.8125 7.8125], 'FaceColor',[0 0 0]);
rectangle('Position',[226.562 -23.4375 7.8125 7.8125], 'FaceColor',[1 1 1]);
rectangle('Position',[218.75 -31.25 7.8125 7.8125], 'FaceColor',[0 0 0]);
rectangle('Position',[226.562 -31.25 7.8125 7.8125], 'FaceColor',[1 1 1]);
rectangle('Position',[218.75 -39.0625 7.8125 7.8125], 'FaceColor',[0 0 0]);
rectangle('Position',[226.562 -39.0625 7.8125 7.8125], 'FaceColor',[1 1 1]);
rectangle('Position',[218.75 -46.875 7.8125 7.8125], 'FaceColor',[0 0 0]);
rectangle('Position',[226.562 -46.875 7.8125 7.8125], 'FaceColor',[1 1 1]);
rectangle('Position',[218.75 -54.6875 7.8125 7.8125], 'FaceColor',[0 0 0]);
rectangle('Position',[226.562 -54.6875 7.8125 7.8125], 'FaceColor',[1 1 1]);
rectangle('Position',[218.75 -62.5 7.8125 7.8125], 'FaceColor',[0 0 0]);
rectangle('Position',[226.562 -62.5 7.8125 7.8125], 'FaceColor',[1 1 1]);
rectangle('Position',[218.75 -70.3125 7.8125 7.8125], 'FaceColor',[0 0 0]);
rectangle('Position',[226.562 -70.3125 7.8125 7.8125], 'FaceColor',[1 1 1]);
rectangle('Position',[218.75 -78.125 7.8125 7.8125], 'FaceColor',[0 0 0]);
rectangle('Position',[226.562 -78.125 7.8125 7.8125], 'FaceColor',[1 1 1]);
rectangle('Position',[218.75 -85.9375 7.8125 7.8125], 'FaceColor',[0 0 0]);
rectangle('Position',[226.562 -85.9375 7.8125 7.8125], 'FaceColor',[1 1 1]);
rectangle('Position',[218.75 -93.75 7.8125 7.8125], 'FaceColor',[0 0 0]);
rectangle('Position',[226.562 -93.75 7.8125 7.8125], 'FaceColor',[1 1 1]);
rectangle('Position',[218.75 -101.562 7.8125 7.8125], 'FaceColor',[0 0 0]);
rectangle('Position',[226.562 -101.562 7.8125 7.8125], 'FaceColor',[1 1 1]);
rectangle('Position',[218.75 -109.375 7.8125 7.8125], 'FaceColor',[0 0 0]);
rectangle('Position',[226.562 -109.375 7.8125 7.8125], 'FaceColor',[1 1 1]);
rectangle('Position',[218.75 -117.188 7.8125 7.8125], 'FaceColor',[0 0 0]);
rectangle('Position',[226.562 -117.188 7.8125 7.8125], 'FaceColor',[1 1 1]);
rectangle('Position',[218.75 -125 7.8125 7.8125], 'FaceColor',[0 0 0]);
rectangle('Position',[226.562 -125 7.8125 7.8125], 'FaceColor',[1 1 1]);
rectangle('Position',[109.375 -226.562 7.8125 7.8125], 'FaceColor',[1 1 1]);
rectangle('Position',[117.188 -226.562 7.8125 7.8125], 'FaceColor',[1 1 1]);
rectangle('Position',[109.375 -234.375 7.8125 7.8125], 'FaceColor',[0 0 0]);
rectangle('Position',[117.188 -234.375 7.8125 7.8125], 'FaceColor',[0 0 0]);
rectangle('Position',[125 -226.562 7.8125 7.8125], 'FaceColor',[1 1 1]);
rectangle('Position',[132.812 -226.562 7.8125 7.8125], 'FaceColor',[1 1 1]);
rectangle('Position',[125 -234.375 7.8125 7.8125], 'FaceColor',[0 0 0]);
rectangle('Position',[132.812 -234.375 7.8125 7.8125], 'FaceColor',[0 0 0]);
rectangle('Position',[265.625 -351.562 7.8125 7.8125], 'FaceColor',[1 1 1]);
rectangle('Position',[273.438 -351.562 7.8125 7.8125], 'FaceColor',[0 0 0]);
rectangle('Position',[265.625 -359.375 7.8125 7.8125], 'FaceColor',[1 1 1]);
rectangle('Position',[273.438 -359.375 7.8125 7.8125], 'FaceColor',[0 0 0]);
rectangle('Position',[265.625 -367.188 7.8125 7.8125], 'FaceColor',[1 1 1]);
rectangle('Position',[273.438 -367.188 7.8125 7.8125], 'FaceColor',[0 0 0]);
rectangle('Position',[265.625 -375 7.8125 7.8125], 'FaceColor',[1 1 1]);
rectangle('Position',[273.438 -375 7.8125 7.8125], 'FaceColor',[0 0 0]);
rectangle('Position',[375 -351.562 7.8125 7.8125], 'FaceColor',[1 1 1]);
rectangle('Position',[382.812 -351.562 7.8125 7.8125], 'FaceColor',[1 1 1]);
rectangle('Position',[375 -359.375 7.8125 7.8125], 'FaceColor',[0 0 0]);
rectangle('Position',[382.812 -359.375 7.8125 7.8125], 'FaceColor',[0 0 0]);
rectangle('Position',[390.625 -351.562 7.8125 7.8125], 'FaceColor',[1 1 1]);
rectangle('Position',[398.438 -351.562 7.8125 7.8125], 'FaceColor',[1 1 1]);
rectangle('Position',[390.625 -359.375 7.8125 7.8125], 'FaceColor',[0 0 0]);
rectangle('Position',[398.438 -359.375 7.8125 7.8125], 'FaceColor',[0 0 0]);
rectangle('Position',[406.25 -351.562 7.8125 7.8125], 'FaceColor',[1 1 1]);
rectangle('Position',[414.062 -351.562 7.8125 7.8125], 'FaceColor',[1 1 1]);
rectangle('Position',[406.25 -359.375 7.8125 7.8125], 'FaceColor',[0 0 0]);
rectangle('Position',[414.062 -359.375 7.8125 7.8125], 'FaceColor',[0 0 0]);
rectangle('Position',[421.875 -351.562 7.8125 7.8125], 'FaceColor',[1 1 1]);
rectangle('Position',[429.688 -351.562 7.8125 7.8125], 'FaceColor',[1 1 1]);
rectangle('Position',[421.875 -359.375 7.8125 7.8125], 'FaceColor',[0 0 0]);
rectangle('Position',[429.688 -359.375 7.8125 7.8125], 'FaceColor',[0 0 0]);
rectangle('Position',[437.5 -351.562 7.8125 7.8125], 'FaceColor',[1 1 1]);
rectangle('Position',[445.312 -351.562 7.8125 7.8125], 'FaceColor',[1 1 1]);
rectangle('Position',[437.5 -359.375 7.8125 7.8125], 'FaceColor',[0 0 0]);
rectangle('Position',[445.312 -359.375 7.8125 7.8125], 'FaceColor',[0 0 0]);
rectangle('Position',[453.125 -351.562 7.8125 7.8125], 'FaceColor',[1 1 1]);
rectangle('Position',[460.938 -351.562 7.8125 7.8125], 'FaceColor',[1 1 1]);
rectangle('Position',[453.125 -359.375 7.8125 7.8125], 'FaceColor',[0 0 0]);
rectangle('Position',[460.938 -359.375 7.8125 7.8125], 'FaceColor',[0 0 0]);
rectangle('Position',[468.75 -351.562 7.8125 7.8125], 'FaceColor',[1 1 1]);
rectangle('Position',[476.562 -351.562 7.8125 7.8125], 'FaceColor',[1 1 1]);
rectangle('Position',[468.75 -359.375 7.8125 7.8125], 'FaceColor',[0 0 0]);
rectangle('Position',[476.562 -359.375 7.8125 7.8125], 'FaceColor',[0 0 0]);
rectangle('Position',[265.625 -382.812 7.8125 7.8125], 'FaceColor',[1 1 1]);
rectangle('Position',[273.438 -382.812 7.8125 7.8125], 'FaceColor',[0 0 0]);
rectangle('Position',[265.625 -390.625 7.8125 7.8125], 'FaceColor',[1 1 1]);
rectangle('Position',[273.438 -390.625 7.8125 7.8125], 'FaceColor',[0 0 0]);
rectangle('Position',[265.625 -398.438 7.8125 7.8125], 'FaceColor',[1 1 1]);
rectangle('Position',[273.438 -398.438 7.8125 7.8125], 'FaceColor',[0 0 0]);
rectangle('Position',[265.625 -406.25 7.8125 7.8125], 'FaceColor',[1 1 1]);
rectangle('Position',[273.438 -406.25 7.8125 7.8125], 'FaceColor',[0 0 0]);
rectangle('Position',[265.625 -414.062 7.8125 7.8125], 'FaceColor',[1 1 1]);
rectangle('Position',[273.438 -414.062 7.8125 7.8125], 'FaceColor',[0 0 0]);
rectangle('Position',[265.625 -421.875 7.8125 7.8125], 'FaceColor',[1 1 1]);
rectangle('Position',[273.438 -421.875 7.8125 7.8125], 'FaceColor',[0 0 0]);
rectangle('Position',[265.625 -429.688 7.8125 7.8125], 'FaceColor',[1 1 1]);
rectangle('Position',[273.438 -429.688 7.8125 7.8125], 'FaceColor',[0 0 0]);
rectangle('Position',[265.625 -437.5 7.8125 7.8125], 'FaceColor',[1 1 1]);
rectangle('Position',[273.438 -437.5 7.8125 7.8125], 'FaceColor',[0 0 0]);
rectangle('Position',[265.625 -445.312 7.8125 7.8125], 'FaceColor',[1 1 1]);
rectangle('Position',[273.438 -445.312 7.8125 7.8125], 'FaceColor',[0 0 0]);
rectangle('Position',[265.625 -453.125 7.8125 7.8125], 'FaceColor',[1 1 1]);
rectangle('Position',[273.438 -453.125 7.8125 7.8125], 'FaceColor',[0 0 0]);
rectangle('Position',[265.625 -460.938 7.8125 7.8125], 'FaceColor',[1 1 1]);
rectangle('Position',[273.438 -460.938 7.8125 7.8125], 'FaceColor',[0 0 0]);
rectangle('Position',[265.625 -468.75 7.8125 7.8125], 'FaceColor',[1 1 1]);
rectangle('Position',[273.438 -468.75 7.8125 7.8125], 'FaceColor',[0 0 0]);
rectangle('Position',[265.625 -476.562 7.8125 7.8125], 'FaceColor',[1 1 1]);
rectangle('Position',[273.438 -476.562 7.8125 7.8125], 'FaceColor',[0 0 0]);
rectangle('Position',[265.625 -484.375 7.8125 7.8125], 'FaceColor',[1 1 1]);
rectangle('Position',[273.438 -484.375 7.8125 7.8125], 'FaceColor',[0 0 0]);
X=[466.667,466.667,406.25,406.25,312.5,250,250,250,250,187.5,156.25,140.625,125,117.188,117.188,117.188,109.375,109.375,109.375,109.375,109.375,109.375,109.375,109.375,93.75,93.75,93.75,62.5,33.3333];
Y=[-466.667,-466.667,-437.5,-437.5,-375,-312.5,-312.5,-312.5,-312.5,-281.25,-250,-234.375,-226.562,-226.562,-226.562,-226.562,-234.375,-250,-265.625,-281.25,-296.875,-312.5,-328.125,-343.75,-375,-406.25,-437.5,-468.75,-466.667];
hold on;
plot(X,Y,'r');
legend('1529.16','Location','southoutside');
